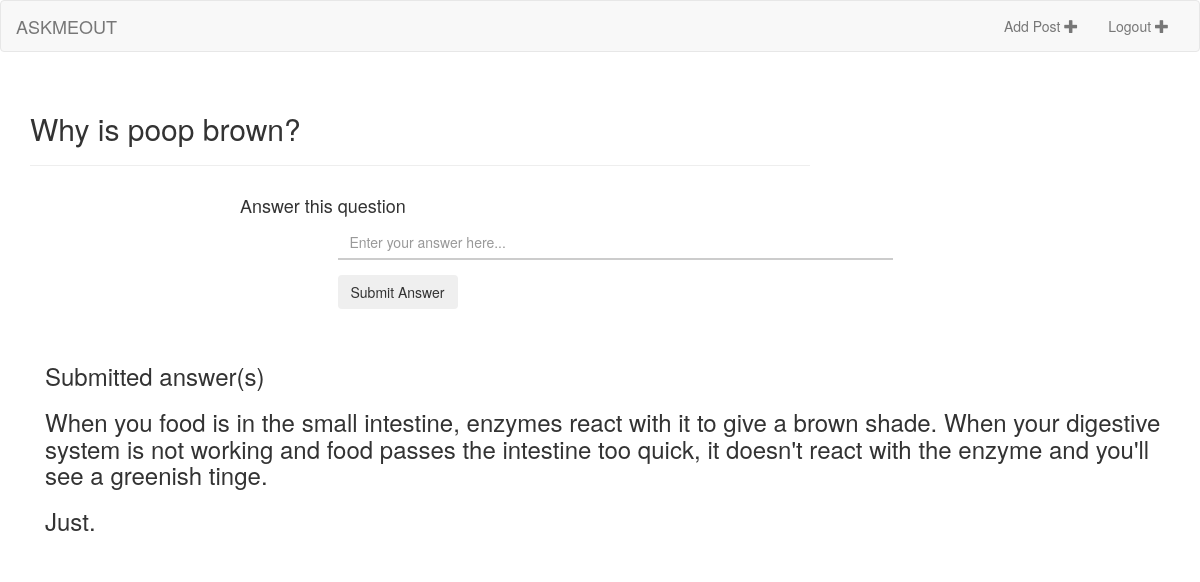
/questionDetail/1 (signed in), run on the app's committed database.
### app/models.py (models this page shows)
class Question(models.Model):
	name = models.TextField(max_length = 500)
	uid = models.CharField(max_length=500)
	qid=models.IntegerField(primary_key=True)
	boolValue = models.BooleanField(default=False)

class Answer(VoteModel, models.Model):
	name = models.TextField(max_length = 500)
	uid = models.CharField(max_length = 500)
	quesid=models.IntegerField()
	aid=models.CharField(max_length = 500)
	voting = models.IntegerField()

### app/views.py (the view)
# urls.py: url(r'^questionDetail/(\d+)$', views.questionDetail),
def questionDetail(request,id):
    answer = Answer.objects.filter(quesid = id)
    question = Question.objects.get(qid = id)
    print(question)
    return render(request,'questionDetail.html',{'question':question, 'answer':answer})

### app/templates/questionDetail.html (shortened to what this page needs)
{% extends 'base.html' %}
{% block content %}
    <div class="post row">
        <div class="col-2 date">
            <h2>{{ question.name }}</h2><hr>
        </div>
        <div class="inner-bg">
                <div class="container">
                    <div class="row">
                         <div class="col-sm-8 col-sm-offset-2 text">
                           <h4> Answer this question</h4>
                        </div>
                    </div>
                    <div class="row">
                        <div class="col-sm-6 col-sm-offset-3 form-box">
                            <div class="form-bottom contact-form">
                                <form role="form" action="/sendAns/{{question.qid}}" method="post">{% csrf_token %}
                                    <div class="form-group">
                                        <input type="text" name="ansname" placeholder="Enter your answer here..." class="ansname form-control" id="ansname">
                                    </div>
                                    <button type="submit" class="btn">Submit Answer</button>
                                </form>
                            </div>
                        </div>
                    </div>
                </div>
            </div>
        </div>
</div>
    </div><br/>
    <h3>Submitted answer(s)</h3>
<div>
{% for question in answer %}
    <h3>{{ question.name }}<h3>
{% endfor %}
</div>
{% endblock %}

### app/static/css/blog.css (style rules this page uses)
.form-control { border-radius: 0; border-color: #ccc; border-width: 0 0 2px 0; border-style: none none solid none; box-shadow: none; }

### data on the page
Question: name "Why is poop brown?"
Answer: name "When you food is in the small intestine, enzymes react with it to give a brown shade. When your digestive system is not working and food passes the intestine too quick, it doesn't react with the enzyme and you'll see a greenish tinge."
Answer: name "Just."
